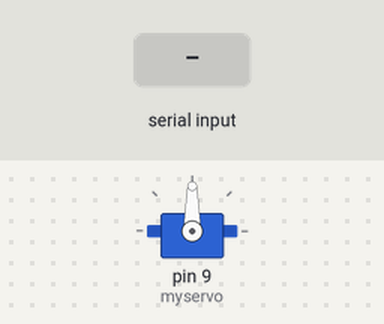
The sketch below on a simulated Arduino Uno, built with avr-gcc and run on an emulated ATmega328P. Shown: servo. Inputs (shaded band) come from the test bench.

Above: at 1.2 s.
1.3 s: "1" received over Serial
At 2.4 s:
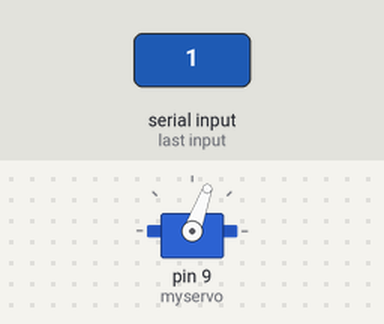
Timing chart, 0 to 4.3 s (numbered marks = the images above; inputs shaded):
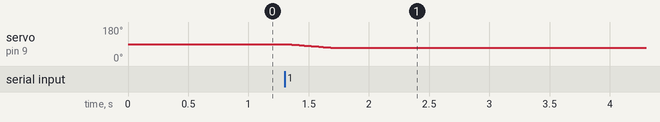

The sketch:

ctrlAX_motor.ino
```cpp
#include <Servo.h>

Servo myservo;

int pos_ini = 90;  // Start position
int max_pos = 70;
void setup() {
  myservo.attach(9);
  Serial.begin(9600);
  myservo.write(pos_ini);  // Ensure servo starts in initial position
}

void loop() {
  if (Serial.available() > 0) {
    char received = Serial.read();
    if (received == '1') {
      Cut();
    }
  }
}

void Cut() {
  // Move to max_pos
  for (int pos = pos_ini; pos >= max_pos; pos--) {
    myservo.write(pos);
    delay(20);  // Small delay for smooth motion
  }

  delay(15000);

  // Move back to pos_ini
  for (int pos = max_pos; pos <= pos_ini; pos++) {
    myservo.write(pos);
    delay(20);  // Small delay for smooth motion
  }
}
```

Measured:
- after the input at 1.3 s, servo on pin 9 (myservo): moves from 90° to 70° over 0.38 s, starting at once
